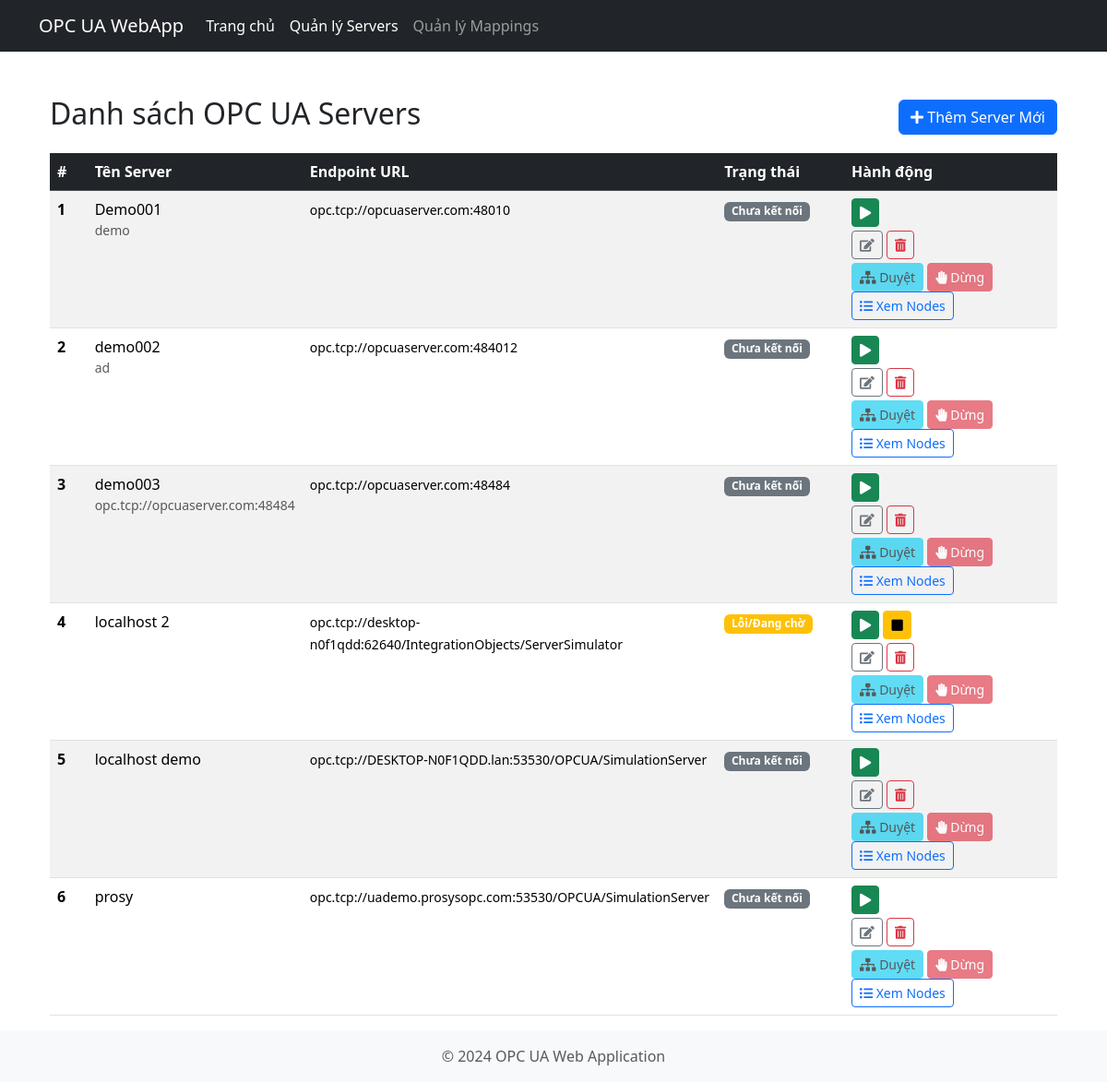
The page /servers on the database as committed earlier.
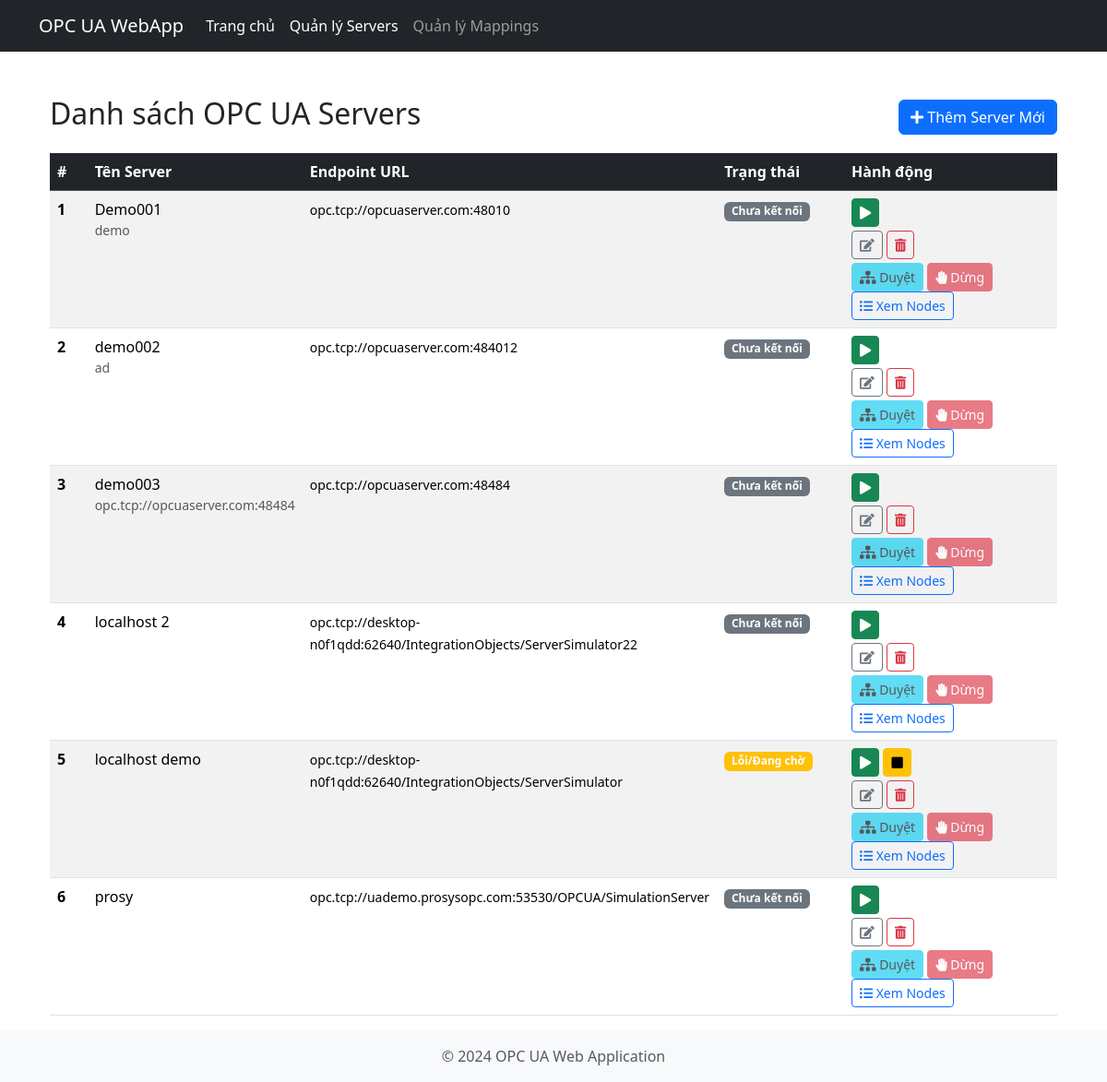
The same page on the database as committed later.
### app/models.py (models this page shows, shortened)
class OpcServer(db.Model):
    __tablename__ = 'opc_servers'
    id = db.Column(db.Integer, primary_key=True)
    name = db.Column(db.String(100), nullable=False, unique=True, index=True)
    endpoint_url = db.Column(db.String(255), nullable=False, unique=True)
    description = db.Column(db.Text, nullable=True)
    security_mode = db.Column(db.String(50), nullable=True)
    security_policy_uri = db.Column(db.String(255), nullable=True)
    user_auth_type = db.Column(db.String(50), default='Anonymous', nullable=False)
    username = db.Column(db.String(100), nullable=True)
    password = db.Column(db.String(255), nullable=True)
    client_cert_path = db.Column(db.String(255), nullable=True)
    client_key_path = db.Column(db.String(255), nullable=True)
    connection_status = db.Column(db.String(50), default='DISCONNECTED', nullable=False)
    created_at = db.Column(db.DateTime, default=datetime.utcnow)
    updated_at = db.Column(db.DateTime, default=datetime.utcnow, onupdate=datetime.utcnow)

### app/routes.py (the view)
    @app_instance.route('/servers')
    def list_servers():
        logger.info("Yêu cầu danh sách OPC UA servers.")
        try:
            all_servers = OpcServer.query.order_by(OpcServer.name).all()
            server_display_states = {} # Sẽ chứa thông tin để hiển thị
            for srv in all_servers:
                is_live = is_server_connected(srv.id) # Trạng thái runtime
                db_state = srv.connection_status # Trạng thái trong DB
                status_text = "Chưa xác định"
                status_class = "secondary" # Bootstrap badge class
                show_connect_button = True
                show_disconnect_button = False
                if db_state == "CONNECTED":
                    if is_live:
                        status_text = "Đã kết nối"
                        status_class = "success"
                        show_connect_button = False
                        show_disconnect_button = True
                    else:
                        status_text = "Lỗi/Đang chờ"
                        status_class = "warning"
                        show_connect_button = True
                        show_disconnect_button = True
                elif db_state == "DISCONNECTED":
                    status_text = "Chưa kết nối"
                    status_class = "secondary"
                    show_connect_button = True
                    show_disconnect_button = False
                elif db_state == "ERROR":
                    status_text = "Lỗi kết nối"
                    status_class = "danger"
                    show_connect_button = True
                    show_disconnect_button = False # Nếu lỗi, có thể vẫn cho disconnect để reset về DISCONNECTED
                server_display_states[srv.id] = {
                    "text": status_text,
                    "class": status_class,
                    "show_connect": show_connect_button,
                    "show_disconnect": show_disconnect_button,
                    "is_live": is_live # Thêm trạng thái runtime thực tế nếu cần
                }
            logger.info(f"Tìm thấy {len(all_servers)} server(s). Trạng thái hiển thị: {server_display_states}")
            return render_template('servers/list.html',
                                   servers=all_servers,
                                   server_display_states=server_display_states, # Thay thế server_connection_states
                                   title='Danh sách OPC UA Servers')
        except Exception as e:
            logger.error(f"Lỗi khi truy vấn danh sách server: {str(e)}", exc_info=True)
            flash('Không thể tải danh sách server. Vui lòng thử lại sau.', 'danger')
            return render_template('servers/list.html', servers=[], server_display_states={}, title='Danh sách OPC UA Servers')

### app/opcua_client.py (called while the page is built)
def is_server_connected(server_id: int) -> bool:
   client = active_clients.get(server_id)
   if client and client.uaclient: # Kiểm tra xem client và uaclient (internal client) có tồn tại không
        return True
   return False

### app/templates/servers/list.html (shortened to what the changed rows need)
{% extends "base.html" %}
{% block content %}
<div class="container mt-4">
    <div class="d-flex justify-content-between align-items-center mb-3">
        <h2>Danh sách OPC UA Servers</h2>
    </div>
    {% if servers %}
    <table class="table table-striped table-hover table-responsive-md">
        <thead class="table-dark">
            <tr>
                <th scope="col" style="width: 5%;">#</th>
                <th scope="col" style="width: 20%;">Tên Server</th>
                <th scope="col" style="width: 25%;">Endpoint URL</th>
                <th scope="col" style="width: 15%;">Trạng thái</th>
                <th scope="col" style="width: 35%;">Hành động</th>
            </tr>
        </thead>
        <tbody>
            {% for server_item in servers %}
            {% set display_state = server_display_states.get(server_item.id) %}
            <tr>
                <th scope="row">{{ loop.index }}</th>
                <td>
                    {{ server_item.name }}
                </td>
                <td><small>{{ server_item.endpoint_url }}</small></td>
                <td>
                    {% if display_state %}
                        <span class="badge bg-{{ display_state.class }}">{{ display_state.text }}</span>
                    {% else %}
                        <span class="badge bg-secondary">Không rõ</span>
                    {% endif %}
                </td>
                <td>
                    <div class="btn-group-sm mb-1" role="group" aria-label="Server Connection Actions">
                    {% if display_state %}
                        {% if display_state.show_connect %}
                        <form action="{{ url_for('connect_opcua_server', server_id=server_item.id) }}" method="POST" style="display: inline;">
                            <button type="submit" class="btn btn-success btn-sm" title="Kết nối đến server này"><i class="fas fa-play"></i></button>
                        </form>
                        {% endif %}
                        {% if display_state.show_disconnect %}
                        <form action="{{ url_for('disconnect_opcua_server', server_id=server_item.id) }}" method="POST" style="display: inline;">
                            <button type="submit" class="btn btn-warning btn-sm" title="Ngắt kết nối khỏi server này"><i class="fas fa-stop"></i></button>
                        </form>
                        {% endif %}
                    {% endif %}
                    </div>
                    <div class="btn-group-sm mb-1" role="group" aria-label="Server Management Actions">
                        <a href="{{ url_for('edit_server', server_id=server_item.id) }}" class="btn btn-outline-secondary btn-sm" title="Sửa thông tin server"><i class="fas fa-edit"></i></a>
                        <form action="{{ url_for('delete_server', server_id=server_item.id) }}" method="POST" style="display: inline;" onsubmit="return confirm('Bạn có chắc chắn muốn xóa server {{ server_item.name }} và tất cả các node đã duyệt của nó không?');">
                            <button type="submit" class="btn btn-outline-danger btn-sm" title="Xóa server"><i class="fas fa-trash-alt"></i></button>
                        </form>
                    </div>
                    <div class="btn-group-sm" role="group" aria-label="Server Node Actions">
                        <form action="{{ url_for('trigger_browse_and_save_nodes', server_id=server_item.id) }}" method="POST" style="display: inline;">
                            <button type="submit" class="btn btn-info btn-sm" title="Duyệt và lưu nodes (độ sâu 3)"
                                    {% if not (display_state and display_state.is_live) %}disabled{% endif %}>
                                <i class="fas fa-sitemap"></i> Duyệt
                            </button>
                        </form>
                        <form action="{{ url_for('stop_browse_for_server', server_id=server_item.id) }}" method="POST" style="display: inline;">
                            <button type="submit" class="btn btn-danger btn-sm" title="Dừng quá trình duyệt node hiện tại (nếu có)"
                                    {% if not (display_state and display_state.is_live) %}disabled{% endif %}>
                                <i class="fas fa-hand-paper"></i> Dừng
                            </button>
                        </form>
                        <a href="{{ url_for('view_server_nodes', server_id=server_item.id) }}" class="btn btn-outline-primary btn-sm" title="Xem các node đã duyệt"><i class="fas fa-list-ul"></i> Xem Nodes</a>
                    </div>
                </td>
            </tr>
            {% endfor %}
        </tbody>
    </table>
    {% else %}
    <div class="alert alert-info" role="alert">
        Chưa có OPC UA server nào được cấu hình. Hãy <a href="{{ url_for('add_server') }}">thêm server mới</a>.
    </div>
    {% endif %}
</div>
{% endblock %}

Rows that differ between the two databases and show on the page:
changed OpcServer "localhost 2": endpoint_url "opc.tcp://desktop-n0f1qdd:62640/IntegrationObjects/ServerSimulator" → "opc.tcp://desktop-n0f1qdd:62640/IntegrationObjects/ServerSimulator22"; text "Lỗi/Đang chờ" → "Chưa kết nối"
changed OpcServer "localhost demo": endpoint_url "opc.tcp://DESKTOP-N0F1QDD.lan:53530/OPCUA/SimulationServer" → "opc.tcp://desktop-n0f1qdd:62640/IntegrationObjects/ServerSimulator"; text "Chưa kết nối" → "Lỗi/Đang chờ"
